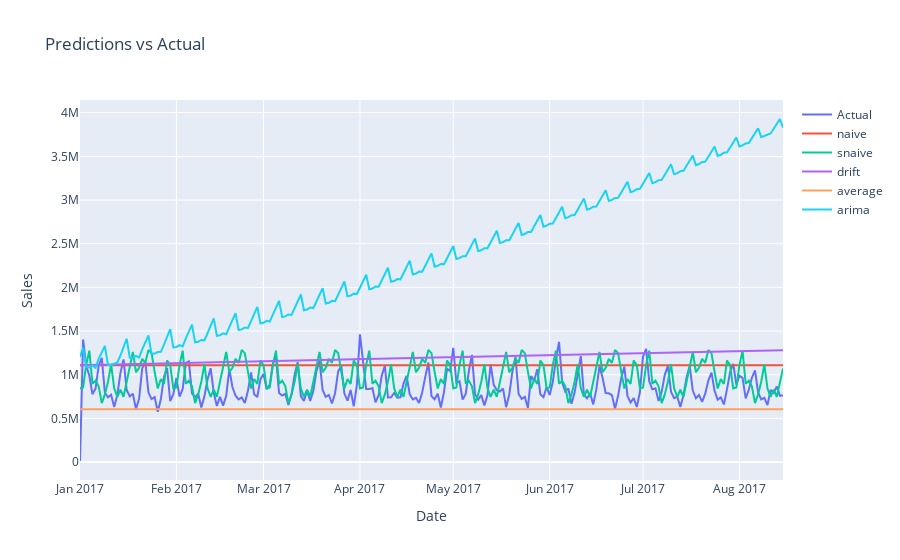

Notebook code for this chart:
### Code cell
# plot model performance
traces = []
traces.append(go.Scatter(x=val_daily_sales.index, y=val_daily_sales['sales'], mode='lines', name='Actual'))

for model, mdict in performance.items():
    traces.append(go.Scatter(x=val_daily_sales.index, y=mdict['preds'], mode='lines', name=model))
    
layout = go.Layout(title='Predictions vs Actual', xaxis=dict(title='Date'), yaxis=dict(title='Sales'))
figure = go.Figure(data=traces, layout=layout)
figure.show()

### Figure 1 — Plotly figure (JSON) as saved in the notebook; plotly's stock layout.template omitted (floating-point values rounded to 4 significant figures; data arrays with more than 128 entries replaced by an {"elided": "..."} marker saying what was removed)
{"data": [{"mode": "lines", "name": "Actual", "type": "scatter", "x": {"elided": "227 str values"}, "y": {"elided": "227 float values"}}, {"mode": "lines", "name": "naive", "type": "scatter", "x": {"elided": "227 str values"}, "y": {"elided": "227 float values"}}, {"mode": "lines", "name": "snaive", "type": "scatter", "x": {"elided": "227 str values"}, "y": {"elided": "227 float values"}}, {"mode": "lines", "name": "drift", "type": "scatter", "x": {"elided": "227 str values"}, "y": {"elided": "227 float values"}}, {"mode": "lines", "name": "average", "type": "scatter", "x": {"elided": "227 str values"}, "y": {"elided": "227 float values"}}, {"mode": "lines", "name": "arima", "type": "scatter", "x": {"elided": "227 str values"}, "y": {"elided": "227 float values"}}], "layout": {"title": {"text": "Predictions vs Actual"}, "xaxis": {"title": {"text": "Date"}}, "yaxis": {"title": {"text": "Sales"}}}}
